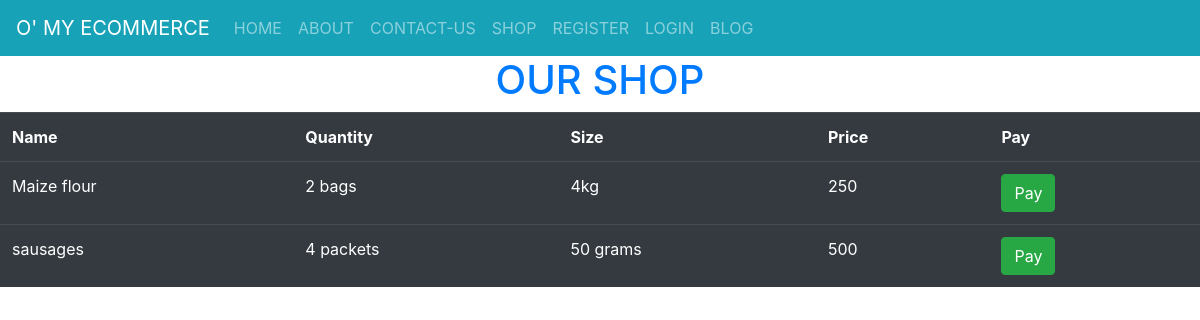
Page /shop/ on the earlier database version.
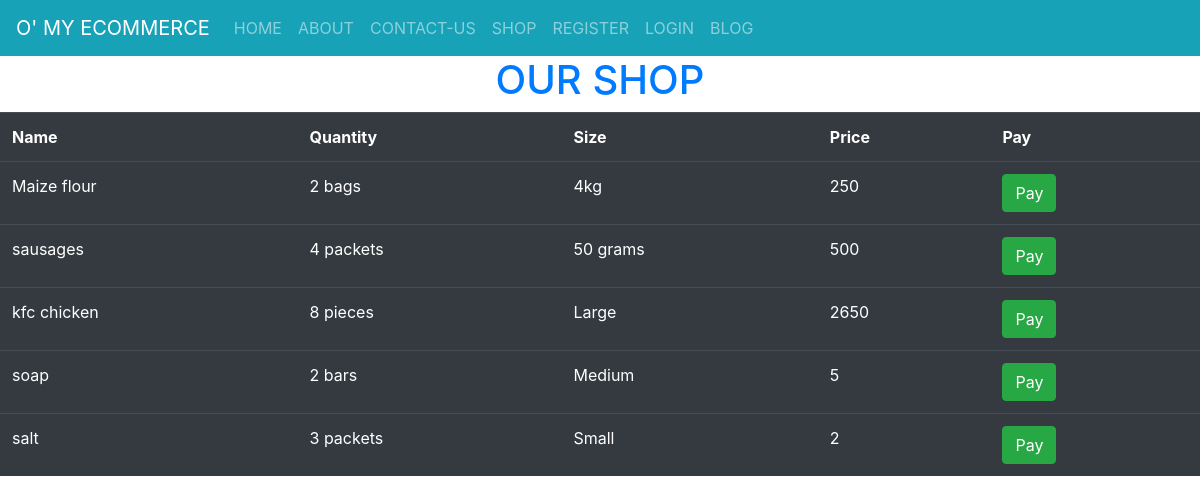
Same page on the later database version.
### MorningDjangoHTMLFormsProject/models.py (models this page shows)
class Product(models.Model):
    name= models.CharField(max_length=30, blank=False, null=False)
    qtty = models.CharField(max_length=30, blank=False, null=False)
    size = models.CharField(max_length=25, blank=False, null=False)
    price = models.CharField(max_length=20, blank=False, null=False)

### MorningDjangoHTMLFormsProject/views.py (the view)
# urls.py: path('shop/',user_views.shop,name='shop'),
def shop(request):
    products = Product.objects.all()
    context = {"products": products}
    return render(request, 'shop.html', context)

### templates/shop.html
{% extends 'master.html' %}
{% load static %}
{% block content %}
    <div>
        <h1 class="text-primary text-center">OUR SHOP</h1>
        <table class="table table-dark table-hover">
            <tr>
                <th>Name</th>
                <th>Quantity</th>
                <th>Size</th>
                <th>Price</th>
                <th>Pay</th>
            </tr>
            {% for product in products %}
                <tr>
                    <td>{{ product.name }}</td>
                    <td>{{ product.qtty}}</td>
                    <td>{{ product.size }}</td>
                    <td>{{ product.price }}</td>
                    <td><a class="btn btn-success" href="/pay/{{ product.id }}">Pay</a></td>
                </tr>
            {% endfor %}
        </table>
    </div>
{% endblock %}

### templates/master.html (shortened to what this page needs)
<!DOCTYPE html>
<html lang="en">
<head>
    {% load static %}
    {% load crispy_forms_tags %}
    <link rel="stylesheet" href="{% static 'bootstrap/css/bootstrap.css' %}">
    <link rel="stylesheet" href="{% static 'bootstrap/css/styles.css' %}">
</head>
<body>
<section>
    <nav class="navbar navbar-expand-md bg-info navbar-dark">
        <a class="navbar-brand" href="{% url 'home-page' %}">O' MY ECOMMERCE</a>
        <div class="collapse navbar-collapse" id="collapsibleNavbar">
            <ul class="navbar-nav">
                <li class="nav-item">
                    <a class="nav-link" href="{% url 'home-page' %}">HOME</a>
                </li>
                <li class="nav-item">
                    <a class="nav-link" href="#">ABOUT</a>
                </li>
                <li class="nav-item">
                    <a class="nav-link" href="#">CONTACT-US</a>
                </li>
                   <li class="nav-item">
                    <a class="nav-link" href="{% url 'shop' %}">SHOP</a>
               </li>
                {% if user.is_authenticated %}
                <li class="nav-item">
                    <a class="nav-link" href="{% url 'products-page' %}">PRODUCTS</a>
                </li>
                <li class="nav-item">
                    <a class="nav-link" href="{% url 'add-product-page' %}">ADD-PRODUCTS</a>
                </li>
                 <li class="nav-item">
                    <a class="nav-link" href="{% url 'user-logout' %}">LOGOUT</a>
                </li>
                {% else %}
                <li class="nav-item">
                    <a class="nav-link" href="{% url 'user-registration' %}">REGISTER</a>
                </li>
                <li class="nav-item">
                    <a class="nav-link" href="{%url 'user_login' %}">LOGIN</a>
                </li>
                {% endif %}
                <li class="nav-item">
                    <a class="nav-link" href="#">BLOG</a>
                </li>
            </ul>
        </div>
    </nav>
</section>
<section>
    {% block content %}
    {% endblock %}
</section>
</body>
</html>

Differences in the rows shown:
added Product: name "kfc chicken", qtty "8 pieces", size "Large", price "2650"
added Product: name "soap", qtty "2 bars", size "Medium", price "5"
added Product: name "salt", qtty "3 packets", size "Small", price "2"
